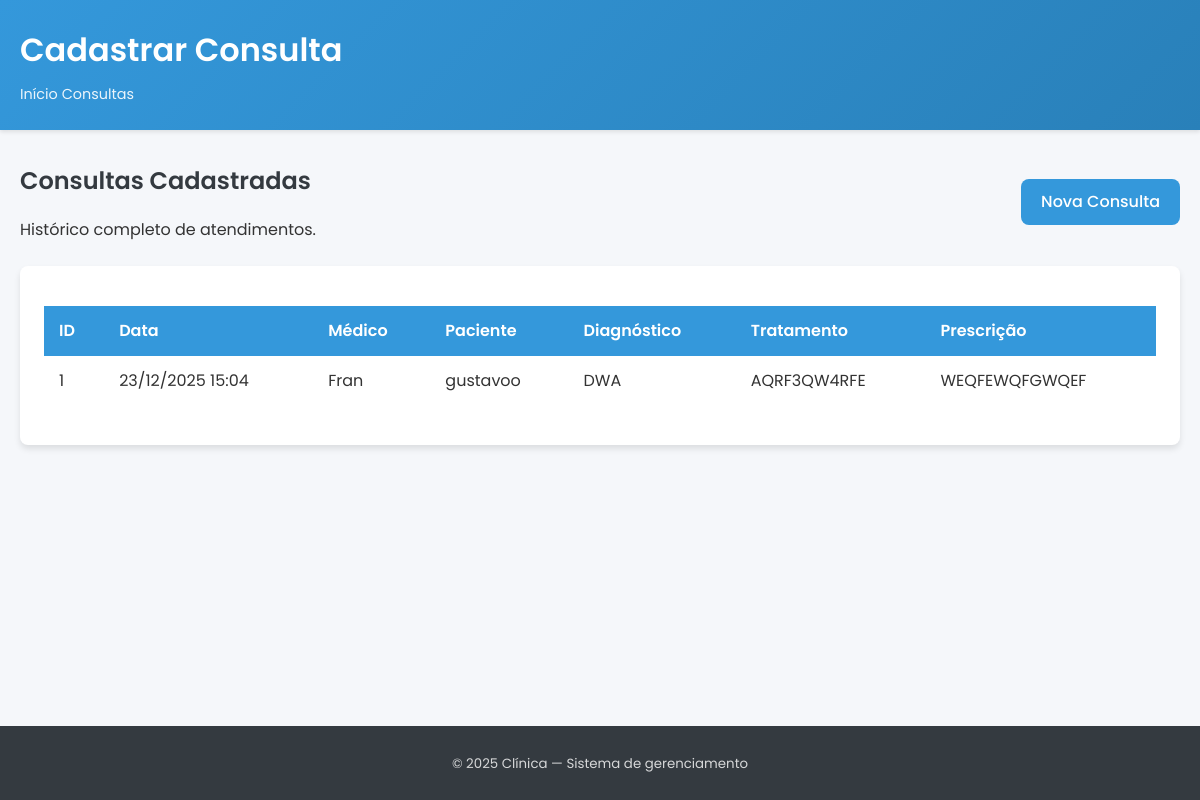
Screenshot of /consultas/listar_consulta.php with the database file from the repository.
### tables this page shows
CREATE TABLE `consultasmedicas` (
  `id_consulta` int(11) NOT NULL,
  `data_consulta` datetime NOT NULL,
  `diagnostico` text DEFAULT NULL,
  `tratamento` text DEFAULT NULL,
  `prescricao_medica` text DEFAULT NULL,
  `paciente_id` int(11) NOT NULL,
  `medico_id` int(11) NOT NULL
);

CREATE TABLE `medicos` (
  `id_medico` int(11) NOT NULL,
  `cpf` char(11) NOT NULL,
  `nome_medico` varchar(100) NOT NULL,
  `especialidade` varchar(50) DEFAULT NULL,
  `crm` varchar(20) NOT NULL,
  `telefone` char(14) NOT NULL
);

CREATE TABLE `pacientes` (
  `id_paciente` int(11) NOT NULL,
  `nome_paciente` varchar(250) NOT NULL,
  `cpf` char(11) NOT NULL,
  `data_nascimento` date NOT NULL,
  `genero` enum('M','F') DEFAULT NULL,
  `endereco` varchar(255) DEFAULT NULL,
  `telefone` varchar(20) DEFAULT NULL
);

### consultas/listar_consulta.php (the view, shortened to what this page needs)
<?php
include '../clinica/config/conexao.php';
$titulo = 'Cadastrar Consulta';
$erro = '';
$sql = "
  SELECT
    c.id_consulta,
    c.data_consulta,
    c.diagnostico,
    c.tratamento,
    c.prescricao_medica,
    p.nome_paciente,
    m.nome_medico
  FROM consultasmedicas c
  INNER JOIN pacientes p ON p.id_paciente = c.paciente_id
  INNER JOIN medicos   m ON m.id_medico   = c.medico_id
  ORDER BY c.data_consulta DESC
";
$resultado = $conexao->query($sql);
?>
  <!DOCTYPE html>
  <html lang="pt-br">
  <head>
  <link rel="stylesheet" href="../assets/css/styles.css">
  </head>
  <body>
        <header class="page-header">
        <div class="container">
            <h1 class="page-title"><?= htmlspecialchars($titulo) ?></h1>
            <nav class="breadcrumb">
            <a href="../index.php">Início</a>
            <a href="./listar_consulta.php">Consultas</a>
            </nav>
        </div>
        </header>
  <main>
    <div class="container">
      <div class="flex justify-between items-center mb-4">
        <div>
          <h2 class="card-title">Consultas Cadastradas</h2>
          <p class="form-help">Histórico completo de atendimentos.</p>
        </div>
        <a href="cadastrar_consulta.php" class="btn">Nova Consulta</a>
      </div>
    <?php if (!$erro && $resultado && $resultado->num_rows > 0): ?>
      <div class="card">
        <div class="card-body">
          <table class="table">
            <thead>
              <tr>
                <th>ID</th>
                <th>Data</th>
                <th>Médico</th>
                <th>Paciente</th>
                <th>Diagnóstico</th>
                <th>Tratamento</th>
                <th>Prescrição</th>
              </tr>
            </thead>
            <tbody>
              <?php while ($row = $resultado->fetch_assoc()): ?>
                <?php
                  $data = date('d/m/Y H:i', strtotime($row['data_consulta']));
                ?>
                <tr>
                  <td><?= (int)$row['id_consulta'] ?></td>
                  <td><?= $data ?></td>
                  <td><?= htmlspecialchars($row['nome_medico']) ?></td>
                  <td><?= htmlspecialchars($row['nome_paciente']) ?></td>
                  <td><?= htmlspecialchars($row['diagnostico'] ?: '-') ?></td>
                  <td><?= htmlspecialchars($row['tratamento'] ?: '-') ?></td>
                  <td><?= htmlspecialchars($row['prescricao_medica'] ?: '-') ?></td>
              <?php endwhile; ?>
            </tbody>
          </table>
        </div>
      </div>
    <?php endif; ?>
  </div>
</main>
<footer class="site-footer">
  <small>&copy; <?= date('Y') ?> Clínica — Sistema de gerenciamento</small>
</footer>
</body>
</html>

### assets/css/styles.css (style rules this page uses)
* { margin: 0; padding: 0; box-sizing: border-box; }
:root { --primary-color: #3498db; --primary-dark: #2980b9; --secondary-color: #2ecc71; --secondary-dark: #27ae60; --danger-color: #e74c3c; --danger-dark: #c0392b; --warning-color: #f39c12; --light-color: #f8f9fa; --dark-color: #343a40; --gray-light: #e9ecef; --gray: #6c757d; --border-radius: 8px; --box-shadow: 0 4px 6px rgba(0, 0, 0, 0.1); --transition: all 0.3s ease; }
body { font-family: 'Poppins', sans-serif; line-height: 1.6; color: #333; background-color: #f5f7fa; min-height: 100vh; display: flex; flex-direction: column; }
.container { width: 100%; max-width: 1200px; margin: 0 auto; padding: 0 20px; }
.page-header { background: linear-gradient(135deg, var(--primary-color), var(--primary-dark)); color: white; padding: 1.5rem 0; margin-bottom: 2rem; box-shadow: 0 2px 4px rgba(0, 0, 0, 0.1); }
.page-title { font-size: 2rem; font-weight: 600; margin-bottom: 0.5rem; }
.breadcrumb { font-size: 0.9rem; opacity: 0.9; }
.breadcrumb a { color: white; text-decoration: none; transition: var(--transition); }
main { flex: 1; padding-bottom: 2rem; }
.card { background: white; border-radius: var(--border-radius); box-shadow: var(--box-shadow); margin-bottom: 1.5rem; overflow: hidden; transition: var(--transition); }
.card-body { padding: 1.5rem; }
.card-title { font-size: 1.5rem; font-weight: 600; margin-bottom: 1rem; color: var(--dark-color); }
.table { width: 100%; border-collapse: collapse; margin: 1rem 0; }
.table th { background-color: var(--primary-color); color: white; text-align: left; padding: 12px 15px; font-weight: 600; }
.table td { padding: 12px 15px; border-bottom: 1px solid var(--gray-light); }
.table tr:last-child td { border-bottom: none; }
.btn { display: inline-block; padding: 10px 20px; background-color: var(--primary-color); color: white; text-decoration: none; border: none; border-radius: var(--border-radius); cursor: pointer; font-family: 'Poppins', sans-serif; font-size: 1rem; font-weight: 500; transition: var(--transition); text-align: center; }
.flex { display: flex; }
.justify-between { justify-content: space-between; }
.items-center { align-items: center; }
.mb-4 { margin-bottom: 1.5rem; }
.site-footer, footer { background-color: var(--dark-color); color: white; text-align: center; padding: 1.5rem 0; margin-top: 2rem; }
.site-footer small { opacity: 0.8; }

### rows the page displays
consultasmedicas: id_consulta "1", data_consulta "23/12/2025 15:04", medico.nome_medico "Fran", paciente.nome_paciente "gustavoo", diagnostico "DWA", tratamento "AQRF3QW4RFE", prescricao_medica "WEQFEWQFGWQEF"

### other values shown
$titulo "Cadastrar Consulta"
